Frame 1 (no input): blank canvas, image omitted
Frame 60 (the mouse pressed at the canvas centre just before this capture): blank canvas, image omitted
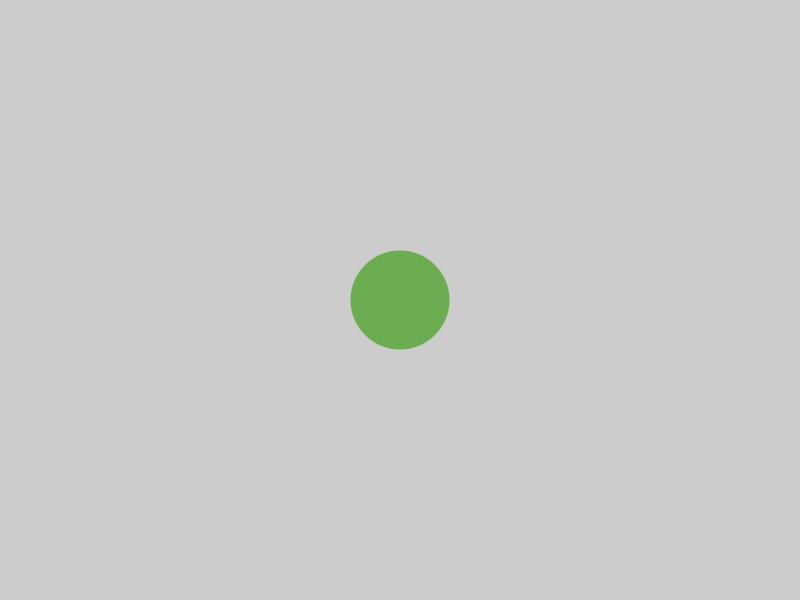
Frame 120 (the mouse held since frame 60 and released just before this capture)

The Processing sketch whose frames 1 and 60 were blank and that drew this single picture after the mouse press (run headless with seeded random() and noise(); from frame 60 on, the mouse is pressed at the canvas centre):

// Processing sketch: Studio7_Ex1
// ── Studio7_Ex1.pde
Garden g;

//Plant p;

void setup()
{
  size(800, 600);
  
  g = new Garden();
   //p = new Plant(200, 300, 50, #0C6C29);
}

void draw()
{
  g.drawGarden();
  g.growGarden();
  
  //p.drawPlant();
}

void mousePressed()
{
  g.addPlant(mouseX, mouseY, (int)random(20,51), #6DAD52); 
  //p.growPlant();
}

// ── Garden.pde
class Garden
{
  //to implement an aggregation we need to create an
  //array list to store obejects

  private ArrayList<Plant> _plantList;

  //in this case there is nothing passed into the constructor
  public Garden()
  {
    //this creates the new arraylist object
    _plantList = new ArrayList<Plant>();
  }
  public void addPlant(int x, int y, int size, color pColor)
    {
    //Two ways-
    
    //1) create a plant object and then add to the ArrayList
    //Plant p = new Plant(x, y, size, pColor);
    //_plantList.add(p);
    
    //2) all in one
    _plantList.add(new Plant(x, y, size, pColor));
    }
    
    public void drawGarden()
    {
     //for loop
     
     //for (int i = 0; i < _plantList.size(); i++)
     //{
     //  _plantList.get(i).drawPlant();
     //}
     
     //for each loop
     for(Plant p: _plantList)
     p.drawPlant();
    }
    
    public void growGarden()
    {
      //we need to make sure the list is not empty
      //(otherwise Grow will cause an error)
      if(_plantList.size() > 0)
      {
     int index = (int)random(_plantList.size()); 
     _plantList.get(index).growPlant();
      }
    }
    
}

// ── Plant.pde
class Plant 
{
 private PVector _center;
 private int _size;
 private color _pColor;
 
 public Plant (int x, int y, int size, color pColor)
 {
  _center = new PVector(x, y);
  _size = size;
  _pColor = pColor;
 }
  
  public void drawPlant()
  {
    noStroke();
    fill(_pColor);
    ellipseMode(CENTER);
    ellipse(_center.x, _center.y, _size, _size);
  }
  
  public void growPlant()
  {
   _size += 1; 
  }

  
}
